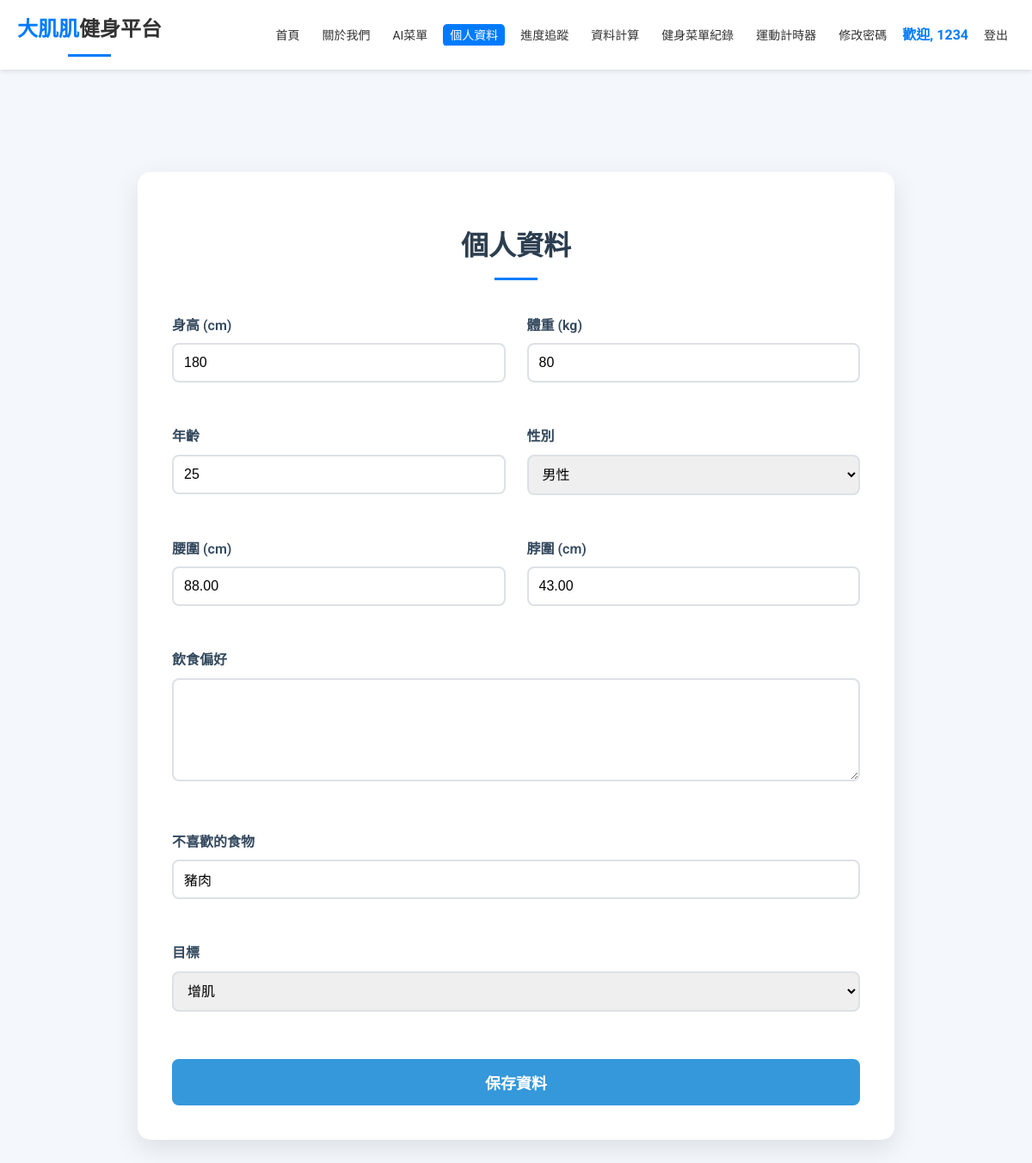
The app's page /profile.php (signed in) with its own data.
### tables this page shows
CREATE TABLE `user_profiles` (
  `id` int(11) NOT NULL,
  `user_id` int(11) DEFAULT NULL,
  `height` int(11) DEFAULT NULL,
  `weight` int(11) DEFAULT NULL,
  `dietary_preferences` text DEFAULT NULL,
  `dislikes` text DEFAULT NULL,
  `goal` enum('減重','增肌') DEFAULT NULL,
  `age` int(11) DEFAULT NULL,
  `gender` enum('male','female') DEFAULT NULL,
  `waist` decimal(5,2) DEFAULT NULL,
  `neck` decimal(5,2) DEFAULT NULL,
  `hip` decimal(5,2) DEFAULT NULL
);

### profile.php (the view, shortened to what this page needs)
<?php
include('db.php');
$user_id = $_SESSION['user_id'];
$stmt = $conn->prepare("SELECT * FROM user_profiles WHERE user_id = ?");
$stmt->bind_param("i", $user_id);
$stmt->execute();
$result = $stmt->get_result();
$profile = $result->fetch_assoc();
?>
<!DOCTYPE html>
<html lang="zh-TW">
<head>
    <link rel="stylesheet" href="style.css">
</head>
<body>
<header>
<div class="container">
        <div class="logo">
            <h1>大肌肌<span>健身平台</span></h1>
        </div>
        <nav>
            <ul>
                <li><a href="index.php" class="<?= basename($_SERVER['PHP_SELF']) == 'index.php' ? 'active' : '' ?>">首頁</a></li>
                <li><a href="about.php" class="<?= basename($_SERVER['PHP_SELF']) == 'about.php' ? 'active' : '' ?>">關於我們</a></li>
                <?php if (isset($_SESSION['loggedin']) && $_SESSION['loggedin']): ?>
                    <li><a href="qa.php" class="<?= basename($_SERVER['PHP_SELF']) == 'qa.php' ? 'active' : '' ?>">AI菜單</a></li>
                    <li><a href="profile.php" class="<?= basename($_SERVER['PHP_SELF']) == 'profile.php' ? 'active' : '' ?>">個人資料</a></li>
                    <li><a href="progress.php" class="<?= basename($_SERVER['PHP_SELF']) == 'progress.php' ? 'active' : '' ?>">進度追蹤</a></li>
                    <li><a href="analysis.php" class="<?= basename($_SERVER['PHP_SELF']) == 'analysis.php' ? 'active' : '' ?>">資料計算</a></li>
                    <li><a href="view_responses.php" class="<?= basename($_SERVER['PHP_SELF']) == 'view_responses.php' ? 'active' : '' ?>">健身菜單紀錄</a></li>
                    <li><a href="start_workout.php" class="<?= basename($_SERVER['PHP_SELF']) == 'start_workout.php' ? 'active' : '' ?>">運動計時器</a></li>
                    <li><a href="change_password.php" >修改密碼</a></li>
                    <li class="welcome">歡迎, <?= htmlspecialchars($_SESSION['username']) ?></li>
                    <li><a href="logout.php">登出</a></li>
                <?php else: ?>
                    <li><a href="login.php" class="<?= basename($_SERVER['PHP_SELF']) == 'login.php' ? 'active' : '' ?>">登入</a></li>
                    <li><a href="register.php" class="<?= basename($_SERVER['PHP_SELF']) == 'register.php' ? 'active' : '' ?>">註冊</a></li>
                <?php endif; ?>
            </ul>
        </nav>
    </div>
</header>
    <main>
    <div class="profile-container">
    <h1>個人資料</h1>
    <form method="post">
        <div class="form-grid">
            <div class="form-group">
                <label for="height">身高 (cm)</label>
                <input type="number" id="height" name="height" value="<?php echo htmlspecialchars($profile['height'] ?? ''); ?>" required>
            </div>
            <div class="form-group">
                <label for="weight">體重 (kg)</label>
                <input type="number" id="weight" name="weight" value="<?php echo htmlspecialchars($profile['weight'] ?? ''); ?>" required>
            </div>
            <div class="form-group">
                <label for="age">年齡</label>
                <input type="number" id="age" name="age" value="<?php echo htmlspecialchars($profile['age'] ?? ''); ?>" required>
            </div>
            <div class="form-group">
                <label for="gender">性別</label>
                <select id="gender" name="gender" required>
                    <option value="male" <?php echo (($profile['gender'] ?? '') == 'male') ? 'selected' : ''; ?>>男性</option>
                </select>
            </div>
            <div class="form-group">
                <label for="waist">腰圍 (cm)</label>
                <input type="number" step="0.1" id="waist" name="waist" value="<?php echo htmlspecialchars($profile['waist'] ?? ''); ?>" required>
            </div>
            <div class="form-group">
                <label for="neck">脖圍 (cm)</label>
                <input type="number" step="0.1" id="neck" name="neck" value="<?php echo htmlspecialchars($profile['neck'] ?? ''); ?>" required>
            </div>
            <div class="form-group full-width">
                <label for="dietary_preferences">飲食偏好</label>
                <textarea id="dietary_preferences" name="dietary_preferences"><?php echo htmlspecialchars($profile['dietary_preferences'] ?? ''); ?></textarea>
            </div>
            <div class="form-group full-width">
                <label for="dislikes">不喜歡的食物</label>
                <input type="text" id="dislikes" name="dislikes" value="<?php echo htmlspecialchars($profile['dislikes'] ?? ''); ?>">
            </div>
            <div class="form-group full-width">
                <label for="goal">目標</label>
                <select id="goal" name="goal">
                    <option value="增肌" <?php echo (isset($profile['goal']) && $profile['goal'] == '增肌') ? 'selected' : ''; ?>>增肌</option>
                </select>
</div>
        </div>
        <button type="submit" class="submit-btn">保存資料</button>
    </form>
</div>
    </main>
</body>
</html>

### style.css (style rules this page uses)
body { font-family: Arial, sans-serif; margin: 0; padding: 0; padding-top: 80px; background-color: #f0f4f8; color: #333; line-height: 1.6; }
.container { max-width: 1200px; margin: 0 auto; padding: 0 20px; }
header { position: fixed; top: 0; left: 0; right: 0; background-color: #ffffff; box-shadow: 0 2px 5px rgba(0, 0, 0, 0.1); z-index: 1000; }
header .container { display: flex; justify-content: space-between; align-items: center; padding: 15px 20px; }
header .logo h1 { margin: 0; font-size: 24px; color: #007bff; }
header .logo span { color: #333; }
header nav ul { list-style: none; padding: 0; margin: 0; display: flex; flex-wrap: nowrap; overflow-x: auto; -webkit-overflow-scrolling: touch; }
header nav ul li { margin-left: 10px; white-space: nowrap; }
header nav ul li a { color: #333; text-decoration: none; padding: 5px 8px; border-radius: 5px; transition: background-color 0.3s, color 0.3s; font-size: 14px; }
.active { background-color: #007bff; color: white; }
.welcome { font-weight: bold; color: #007bff; max-width: 100px; white-space: nowrap; overflow: hidden; text-overflow: ellipsis; }
h1, h2 { color: #2c3e50; text-align: center; margin-bottom: 30px; position: relative; }
h1::after, h2::after { content: ''; display: block; width: 50px; height: 3px; background-color: #007bff; margin: 10px auto 0; }
button, .btn { padding: 10px 20px; font-size: 16px; color: #fff; background-color: #007bff; border: none; border-radius: 5px; cursor: pointer; transition: background-color 0.3s ease; }

### profile.php (style rules this page uses)
body { font-family: 'Roboto', sans-serif; background-color: #f4f7fc; color: #333; line-height: 1.6; }
.profile-container { max-width: 800px; margin: 120px auto 40px; padding: 40px; background-color: #fff; border-radius: 15px; box-shadow: 0 10px 30px rgba(0,0,0,0.1); }
h1 { text-align: center; color: #2c3e50; margin-bottom: 40px; font-size: 32px; font-weight: 700; }
.form-grid { display: grid; grid-template-columns: repeat(2, 1fr); gap: 25px; }
.form-group { margin-bottom: 25px; }
.form-group label { display: block; margin-bottom: 8px; font-weight: 600; color: #34495e; }
.form-group input, .form-group textarea, .form-group select { width: 100%; padding: 12px; border: 2px solid #dde1e7; border-radius: 8px; font-size: 16px; transition: all 0.3s ease; box-sizing: border-box; }
.form-group textarea { height: 120px; resize: vertical; }
.full-width { grid-column: 1 / -1; }
.submit-btn { background-color: #3498db; color: white; border: none; padding: 14px 24px; font-size: 18px; font-weight: 600; border-radius: 8px; cursor: pointer; transition: all 0.3s ease; display: block; width: 100%; margin-top: 30px; }

### records on screen
user_profiles: height "180", weight "80", age "25", gender "男性", waist "88.00", neck "43.00", dislikes "豬肉", goal "增肌"

### other values on screen
$_SESSION['username'] "1234"
